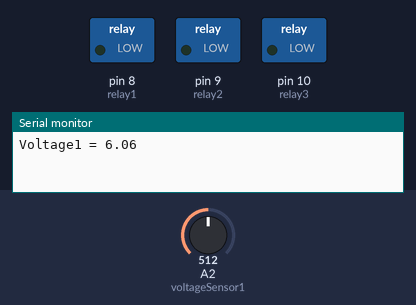
Bench run of a sketch on a simulated Arduino Uno, built with avr-gcc and run on an emulated ATmega328P. Shown: switched loads named in the sketch (green lamp = pin HIGH), the last lines printed to the serial monitor. Inputs (shaded band) come from the test bench; at power-on: A2 (voltageSensor1) = 512.

Above: at 3.8 s.
3.9 s: A2 (voltageSensor1) set to 0
At 6.6 s:
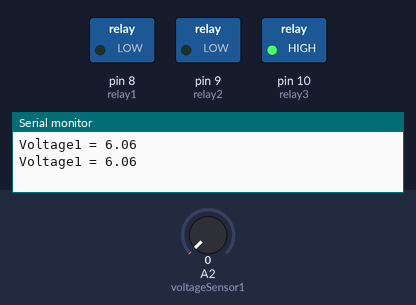
Timing chart, 0 to 8.1 s (numbered marks = the images above; inputs shaded):
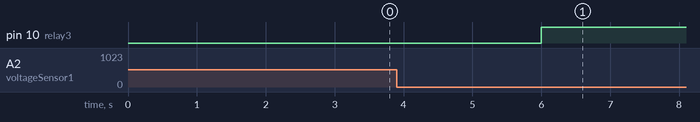

Measured:
- after the input at 3.9 s, pin 10 (relay3): LOW → HIGH after 2.1 s

The sketch:

current_sensor_arduino.ino
```cpp
//// Define pin connections
//const int voltageSensorPin = A2;
//const int relay1Pin = 8;
//const int relay2Pin = 9;
//const int relay3Pin = 10;
//// Define voltage thresholds
//const float voltageThresholdOn = 0.01;
//const float voltageThresholdOff = 0.00;
//void setup() {
//  Serial.begin(9600);
//  pinMode(relay1Pin, OUTPUT);
//  pinMode(relay2Pin, OUTPUT);
//  pinMode(relay3Pin, OUTPUT);
//
//  // Initialize relays to their initial states
//  digitalWrite(relay1Pin, LOW);
//  digitalWrite(relay2Pin, LOW);
//  digitalWrite(relay3Pin, HIGH);
//}
//
//void loop() {
//  // Read the voltage value from the sensor
//  int sensorValue = analogRead(voltageSensorPin);
//  float voltage = sensorValue * (5.0 / 1023.0);
//
//  Serial.print("Voltage: ");
//  Serial.print(voltage);
//  Serial.println(" V");
//
//  // Check if the voltage exceeds the threshold to trigger relay 2
//  if (voltage > voltageThresholdOn) {
//    digitalWrite(relay1Pin, LOW);
//    delay(180000);
//    digitalWrite(relay2Pin, HIGH);
//    digitalWrite(relay3Pin, HIGH);
//    delay(60000);
//    Serial.println("Voltage exceeded threshold. Turning on relay 2.");
//  }
//  // Check if the voltage drops below the threshold to switch back to relay 1
//  else if(voltage <= voltageThresholdOff) {
//    digitalWrite(relay1Pin, LOW);
//    digitalWrite(relay2Pin, LOW);
//    digitalWrite(relay3Pin, LOW);
//    Serial.println("Voltage dropped below threshold. Turning on relay 1.");
//    delay(500);
//  }
//
//  delay(1000); // Delay for stability
//}


const byte voltageSensor1 = A2;
const byte relay1 = 8;
const byte relay2 = 9;
const byte relay3 = 10;
float voltage1;
float R1 = 47000.0;
float R2 = 33000.0;

void setup() {
  Serial.begin(9600);
  pinMode(relay1, OUTPUT);
  pinMode(relay2, OUTPUT);
  pinMode(relay3, OUTPUT);
  pinMode(voltageSensor1, INPUT);
}

void loop() {
  int voltageValue1 = analogRead(voltageSensor1); // Read voltage from voltageSensor1
  voltage1 = voltageValue1 * (5.0 / 1024.0) * ((R1 + R2) / R2); // Convert voltage value to voltage

  if (voltage1 > 0.00) {
    digitalWrite(relay1, LOW);
    delay(500);
    digitalWrite(relay3, LOW);
    delay(500);
    digitalWrite(relay2, LOW);
    delay(500);
    Serial.print("Voltage1 = ");
    Serial.println(voltage1);
    delay(1000);
  }
  else
  {
    digitalWrite(relay3, HIGH);
    delay(60000);
    digitalWrite(relay2, HIGH);
    digitalWrite(relay1, LOW);
    delay(180000);
    Serial.print("voltage1= ");
    Serial.print(voltage1);
    delay(1000);
  }

  delay(500); // Delay for stability
}
```
